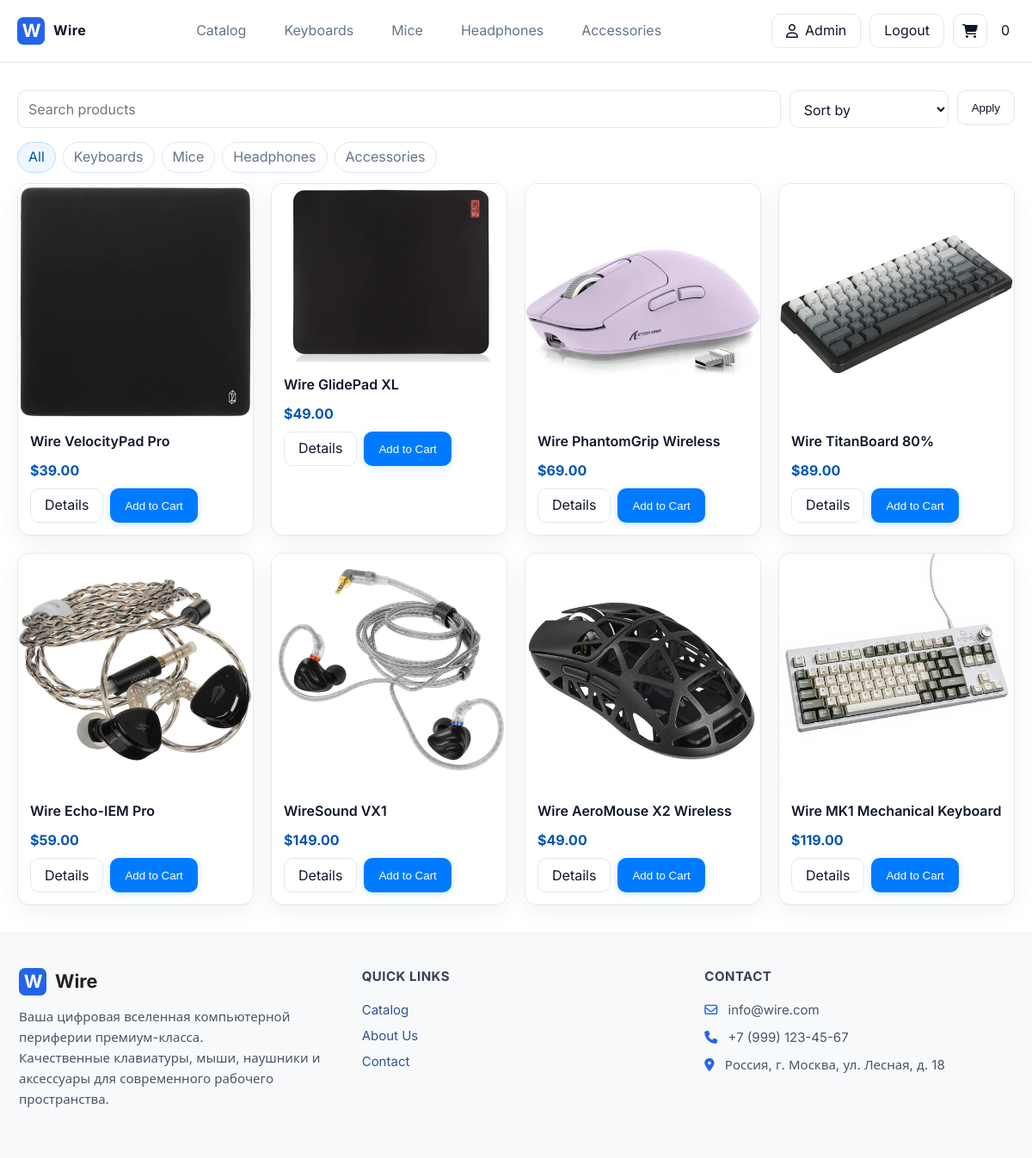
Page /catalog.php (signed in) on the committed database.
### tables this page shows
CREATE TABLE `products` (
  `id` int(11) NOT NULL,
  `name` varchar(200) NOT NULL,
  `category` enum('keyboards','mice','headphones','accessories') NOT NULL,
  `price` decimal(10,2) NOT NULL,
  `image` varchar(500) DEFAULT '',
  `description` text DEFAULT NULL,
  `specs` text DEFAULT NULL,
  `sold` int(11) NOT NULL DEFAULT 0,
  `created_at` datetime NOT NULL
);

### includes/db.php (called while the page is built, shortened)
<?php
function e(string $s): string { return htmlspecialchars($s, ENT_QUOTES | ENT_SUBSTITUTE, 'UTF-8'); }
function base_url(string $path = ''): string {
    $scriptDir = rtrim(str_replace('\\', '/', dirname($_SERVER['SCRIPT_NAME'] ?? '/')), '/');
    if (substr($scriptDir, -6) === '/admin') {
        $base = rtrim(substr($scriptDir, 0, -6), '/');
    } else {
        $base = $scriptDir;
    }
    $path = ltrim($path, '/');
    return ($base ? $base : '') . ($path ? '/' . $path : '');
}
?>

### includes/functions.php (called while the page is built, shortened)
<?php
require_once __DIR__ . '/db.php';
function fetch_products(?string $search = null, ?string $category = null, ?string $sort = null): array {
    global $mysqli;
    $sql = 'SELECT * FROM products WHERE 1';
    $params = [];
    if ($sort === 'price_asc') $sql .= ' ORDER BY price ASC';
    elseif ($sort === 'price_desc') $sql .= ' ORDER BY price DESC';
    elseif ($sort === 'popular') $sql .= ' ORDER BY sold DESC, id DESC';
    else $sql .= ' ORDER BY id DESC';
    $stmt = $mysqli->prepare($sql);
    $stmt->execute();
    $res = $stmt->get_result();
    return $res->fetch_all(MYSQLI_ASSOC);
}
?>

### catalog.php (the view, shortened to what this page needs)
<?php require_once __DIR__ . '/includes/header.php'; ?>
<?php
$search = trim($_GET['q'] ?? '');
$category = $_GET['category'] ?? '';
$sort = $_GET['sort'] ?? '';
$products = fetch_products($search ?: null, $category ?: null, $sort ?: null);
?>
<?php
function get_first_image($imagestr) {
  $arr = preg_split('/[\n,]+/', trim((string)$imagestr));
  foreach ($arr as $s) {
    $s = trim($s);
    if ($s !== '') return $s;
  }
  return $imagestr;
}
function resolve_img_src($path) {
  return base_url(ltrim($path, '/'));
}
?>
<section class="section">
  <form class="controls" method="get">
    <input type="text" name="q" placeholder="Search products" value="<?php echo e($search); ?>">
    <select name="sort">
      <option value="">Sort by</option>
    </select>
    <button class="btn" type="submit">Apply</button>
  </form>
  <div class="filters">
    <?php $cats = ['all'=>'All','keyboards'=>'Keyboards','mice'=>'Mice','headphones'=>'Headphones','accessories'=>'Accessories'];
    foreach ($cats as $key=>$label): $active = ($key===$category) || ($key==='all' && !$category); $href = $key==='all' ? base_url('catalog.php') : base_url('catalog.php?category='.$key); ?>
      <a class="chip <?php echo $active?'active':''; ?>" href="<?php echo e($href); ?>"><?php echo e($label); ?></a>
    <?php endforeach; ?>
  </div>
  <div class="grid" style="margin-top:12px;">
    <?php foreach ($products as $p): ?>
      <div class="card">
        <a href="<?php echo e(base_url('product.php?id='.(int)$p['id'])); ?>" class="card-img">
          <img src="<?php echo e(resolve_img_src(get_first_image($p['image']))); ?>" alt="<?php echo e($p['name']); ?>" onerror="this.parentElement.textContent='Image'; this.remove();">
        </a>
        <div class="card-body">
          <div style="font-weight:600;"><?php echo e($p['name']); ?></div>
          <div class="price">$<?php echo number_format((float)$p['price'], 2); ?></div>
          <div style="display:flex; gap:8px;">
            <a class="btn" href="<?php echo e(base_url('product.php?id='.(int)$p['id'])); ?>">Details</a>
            <button class="btn btn-primary" onclick="import('<?php echo e(base_url('assets/js/main.js')); ?>').then(m=>m.addToCart(<?php echo (int)$p['id']; ?>))">Add to Cart</button>
          </div>
        </div>
      </div>
    <?php endforeach; ?>
  </div>
</section>
<?php require_once __DIR__ . '/includes/footer.php'; ?>

### assets/css/style.css (style rules this page uses)
:root { --bg: #ffffff; --text: #0f172a; --muted: #64748b; --blue: #007BFF; --blue-dark: #0056B3; --card: #ffffff; --border: #e2e8f0; --shadow: 0 8px 24px rgba(0, 0, 0, 0.06); --radius: 14px; --radius-sm: 10px; --radius-lg: 18px; }
* { box-sizing: border-box; }
html, body { height: 100%; }
body { margin: 0; font-family: Inter, system-ui, -apple-system, Segoe UI, Roboto, Arial, sans-serif; color: var(--text); background: var(--bg); line-height: 1.6; }
a { color: inherit; text-decoration: none; }
img { max-width: 100%; display: block; }
.btn, button, input[type="submit"] { display: inline-flex; align-items: center; justify-content: center; gap: 8px; height: 40px; padding: 0 16px; border-radius: var(--radius-sm); border: 1px solid var(--border); background: #fff; color: var(--text); cursor: pointer; transition: transform 0.2s cubic-bezier(0.4, 0, 0.2, 1), box-shadow 0.3s cubic-bezier(0.4, 0, 0.2, 1), background 0.3s ease, color 0.3s ease, scale 0.2s ease; position: relative; overflow: hidden; }
.btn::before { content: ''; position: absolute; top: 50%; left: 50%; width: 0; height: 0; border-radius: 50%; background: rgba(255, 255, 255, 0.3); transform: translate(-50%, -50%); transition: width 0.6s ease, height 0.6s ease; }
.btn-primary { background: var(--blue); color: #fff; border-color: transparent; box-shadow: 0 2px 8px rgba(0, 123, 255, 0.2); }
.section { padding: 32px 0; }
.grid { display: grid; grid-template-columns: repeat(4, 1fr); gap: 20px; }
.card { border: 1px solid var(--border); border-radius: var(--radius); background: var(--card); box-shadow: var(--shadow); overflow: hidden; transition: transform 0.3s cubic-bezier(0.4, 0, 0.2, 1), box-shadow 0.3s cubic-bezier(0.4, 0, 0.2, 1), border-color 0.3s ease; animation: fadeInUp 0.5s ease-out; }
.card-img { aspect-ratio: 4/3; background: #f1f5f9; display: grid; place-items: center; color: var(--muted); font-weight: 600; }
.card-body { padding: 14px; display: grid; gap: 8px; }
.price { font-weight: 700; color: var(--blue-dark); }
input[type="text"], input[type="email"], input[type="password"], input[type="number"], textarea, select { height: 44px; padding: 10px 12px; border-radius: var(--radius-sm); border: 1px solid var(--border); background: #fff; font: inherit; color: var(--text); }
.controls { display: grid; grid-template-columns: 1fr auto auto; gap: 10px; margin-bottom: 16px; }
.filters { display: flex; gap: 8px; flex-wrap: wrap; }
.chip { height: 36px; padding: 0 12px; border: 1px solid var(--border); border-radius: 999px; display: inline-flex; align-items: center; gap: 8px; background: #fff; color: var(--muted); cursor: pointer; }
.chip.active { background: #eff6ff; color: var(--blue-dark); border-color: #bfdbfe; }

### includes/footer.php (style rules this page uses)
html, body { height: 100%; }
body { min-height: 100vh; display: flex; flex-direction: column; }

### rows in the picture
products: image (picture), name "Wire VelocityPad Pro", price "39.00"
products: image (picture), name "Wire GlidePad XL", price "49.00"
products: image (picture), name "Wire PhantomGrip Wireless", price "69.00"
products: image (picture), name "Wire TitanBoard 80%", price "89.00"
products: image (picture), name "Wire Echo-IEM Pro", price "59.00"
products: image (picture), name "WireSound VX1", price "149.00"
products: image (picture), name "Wire AeroMouse X2 Wireless", price "49.00"
products: image (picture), name "Wire MK1 Mechanical Keyboard", price "119.00"

### other values in the picture
$u['name'] "Admin"
$count "0"
$label "All"
$label "Keyboards"
$label "Mice"
$label "Headphones"
$label "Accessories"
